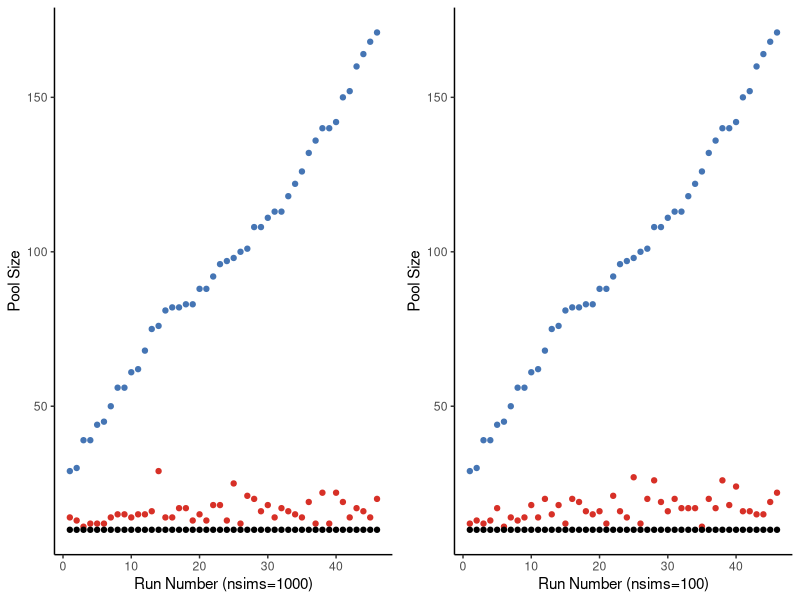
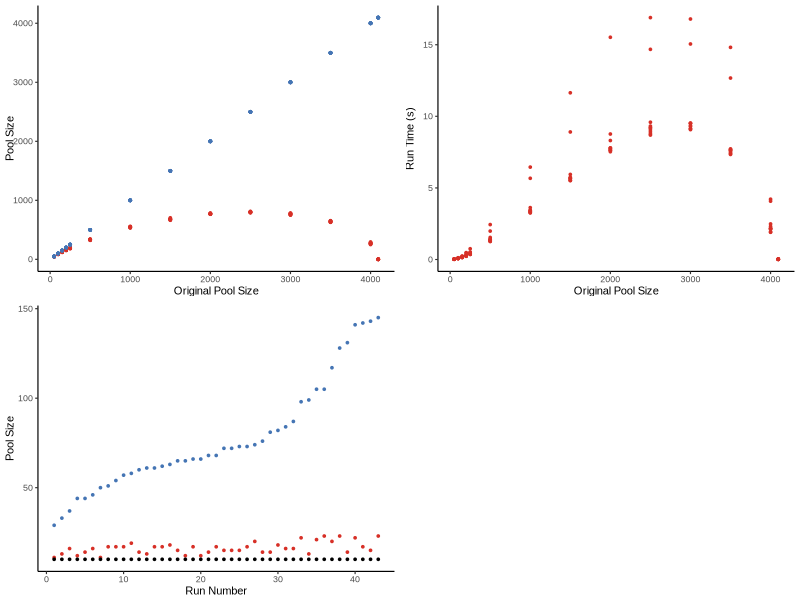

Write R code to recreate these figures, in order.
setwd("~/Documents/GitHub/OligoRL/Oligo_Compressor/Plotting")
library(ggplot2)
library(readxl)
library(dplyr)


plotoligocompressor <-  function() {
  font_size=8
  font="Arial"
  line_size=.4
  point_size=0.6
  red="#d73027"
  blue="#4575b4"
  poolsizedata <- read.csv('oligo_compressor_benchmark_5_11_21.csv')
  poolsizedata$timeMin=poolsizedata$time/60
  recompdata <- read.csv('recompression_experiment_4-23-21_nsims100.csv')
  lengthsdata <- read.csv('oligo_compressor_benchmark_lengths_5_12_21.csv')
  recompdata <- recompdata[order(recompdata$decompressedsize), ]
  recompdata$order <- c(1:nrow(recompdata))
  recompdata <- recompdata[1:(nrow(recompdata)-7), ]
  recompdata$efficiency <- (recompdata$decompressedsize-recompdata$recompressedsize)/(recompdata$decompressedsize-recompdata$poolsize)
  meaneff <- mean(recompdata$efficiency)
  plot1 <- ggplot(poolsizedata)+
    ggplot2::geom_point(aes(x=poolsize,y=compressedsize),color=red,size=point_size) +
    ggplot2::geom_point(aes(x=poolsize,y=poolsize),color=blue,size=point_size)+
    ggplot2::xlab("Original Pool Size") +
    ggplot2::ylab("Pool Size") +
    ggplot2::theme_classic(base_size=font_size,base_family = font,base_line_size=line_size)
  plot2 <- ggplot(recompdata)+
    ggplot2::geom_point(aes(x=order,y=recompressedsize),color=red,size=point_size)+
    ggplot2::geom_point(aes(x=order,y=poolsize), color="black",size=point_size)+
    ggplot2::geom_point(aes(x=order,y=decompressedsize),color=blue,size=point_size)+
    ggplot2::theme_classic(base_size=font_size,base_family = font,base_line_size=line_size)+
    ggplot2::xlab("Run Number") +
    ggplot2::ylab("Pool Size") 
  
  plot3 <-  ggplot(poolsizedata)+
    ggplot2::geom_point(aes(x=poolsize,y=timeMin),color=red,size=point_size)+
    ggplot2::xlab("Original Pool Size") +
    ggplot2::ylab("Run Time (s)") +
    ggplot2::theme_classic(base_size=font_size,base_family = font,base_line_size=line_size)
  #plot4 <- ggplot(lengthsdata)+
    #ggplot2::geom_point(aes(x=oligo_length,y=time),color="red")+
    #ggplot2::xlab("Oligo Length")+
    #ggplot2::ylab("Runtime [s]")+
    #ggplot2::theme_classic()
  print("Mean Efficiency")
  meaneff
  cowplot::plot_grid(plot1,plot3,plot2,NULL,rel_widths = c(1,1,1,1),nrow=2,align="vh")
  ggsave("Oligo_Compressor_Figure_Plots.eps",width=3,height=3,dpi=300,units="in")
}
plotoligocompressor()

plotrecompression <- function(){
  red="#d73027"
  blue="#4575b4"
  recomp1000 <- read.csv('recompression_3_19_21_add_nsims100.csv')
  recomp1000 <- recomp1000[order(recomp1000$decompressedsize), ]
  recomp1000$order <- c(1:nrow(recomp1000))
  recomp1000 <- recomp1000[1:(nrow(recomp1000)-4), ]
  recomp100 <- read.csv('recompression_experiment_4-23-21_nsims100.csv')
  recomp100 <- recomp100[order(recomp100$decompressedsize), ]
  recomp100$order <- c(1:nrow(recomp100))
  recomp100 <- recomp100[1:(nrow(recomp100)-7), ]
  plot1 <- ggplot(recomp1000)+
    ggplot2::geom_point(aes(x=order,y=recompressedsize),color=red)+
    ggplot2::geom_point(aes(x=order,y=poolsize),color="black")+
    ggplot2::geom_point(aes(x=order,y=decompressedsize),color=blue)+
    ggplot2::theme_classic()+
    ggplot2::xlab("Run Number (nsims=1000)")+
    ggplot2::ylab("Pool Size")
  plot2 <- ggplot(recomp1000)+
    ggplot2::geom_point(aes(x=order,y=recompressed100),color=red)+
    ggplot2::geom_point(aes(x=order,y=poolsize),color="black")+
    ggplot2::geom_point(aes(x=order,y=decompressedsize),color=blue)+
    ggplot2::theme_classic()+
    ggplot2::xlab("Run Number (nsims=100)")+
    ggplot2::ylab("Pool Size")
  cowplot::plot_grid(plot1,plot2, align="h",nrow=1)
  
}
plotrecompression()

